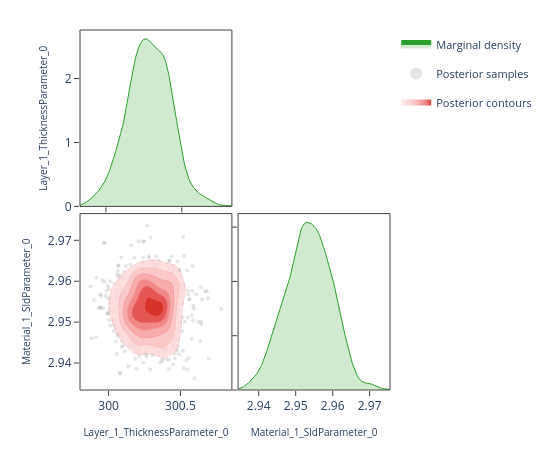

Write notebook code for a chart like this one.
### Code cell
# ---- Pairwise focus: thickness vs SLD ---------------------------------------
# A 2-parameter corner plot zooms in on the joint posterior for a specific
# pair.  This is the same view the EasyReflectometryApp's "2D Heatmap"
# sub-tab uses to inspect parameter degeneracies.


params_of_interest = ['Layer_1_ThicknessParameter_0', 'Material_1_SldParameter_0']
idx = [posterior.param_names.index(p) for p in params_of_interest]
subset_draws = np.asarray(posterior.draws)[:, idx]

fig = plot_corner(subset_draws, params_of_interest)
fig.show()

### Figure 1 — Plotly figure (JSON) as saved in the notebook; plotly's stock layout.template omitted (floating-point values rounded to 4 significant figures; data arrays with more than 128 entries replaced by an {"elided": "..."} marker saying what was removed)
{"data": [{"fill": "tozeroy", "fillcolor": "rgba(44, 160, 44, 0.22)", "hoverinfo": "skip", "legendgroup": "marginal", "line": {"color": "rgb(44, 160, 44)", "width": 1}, "mode": "lines", "name": "Marginal density", "showlegend": true, "type": "scatter", "x": {"elided": "256 float values"}, "xaxis": "x", "y": {"elided": "256 float values"}, "yaxis": "y"}, {"hoverinfo": "skip", "legendgroup": "scatter", "marker": {"color": "rgba(140, 140, 140, 0.22)", "size": 4}, "mode": "markers", "name": "Posterior samples", "showlegend": true, "type": "scatter", "x": {"elided": "800 float values"}, "xaxis": "x3", "y": {"elided": "800 float values"}, "yaxis": "y3", "zorder": 0}, {"colorscale": [[0.0, "rgba(255, 224, 224, 0.62)"], [0.35, "rgba(250, 188, 188, 0.70)"], [0.6, "rgba(245, 148, 148, 0.78)"], [0.82, "rgba(237, 104, 104, 0.84)"], [1.0, "rgba(215, 48, 39, 0.90)"]], "connectgaps": false, "contours": {"coloring": "fill", "end": 152.9, "showlabels": false, "showlines": false, "size": 24.14, "start": 32.19}, "hoverinfo": "skip", "legendgroup": "contour", "name": "Posterior contours", "showlegend": true, "showscale": false, "type": "contour", "x": [299.8, 299.8, 299.9, 299.9, 299.9, 299.9, 299.9, 299.9, 299.9, 299.9, 300.0, 300.0, 300.0, 300.0, 300.0, 300.0, 300.0, 300.0, 300.1, 300.1, 300.1, 300.1, 300.1, 300.1, 300.1, 300.1, 300.2, 300.2, 300.2, 300.2, 300.2, 300.2, 300.2, 300.2, 300.3, 300.3, 300.3, 300.3, 300.3, 300.3, 300.3, 300.3, 300.4, 300.4, 300.4, 300.4, 300.4, 300.4, 300.4, 300.4, 300.5, 300.5, 300.5, 300.5, 300.5, 300.5, 300.5, 300.6, 300.6, 300.6, 300.6, 300.6, 300.6, 300.6, 300.6, 300.7, 300.7, 300.7, 300.7, 300.7, 300.7, 300.7, 300.7, 300.8, 300.8, 300.8, 300.8, 300.8, 300.8, 300.8], "xaxis": "x3", "y": [2.934, 2.935, 2.935, 2.936, 2.937, 2.937, 2.938, 2.938, 2.939, 2.939, 2.94, 2.94, 2.941, 2.941, 2.942, 2.942, 2.943, 2.943, 2.944, 2.944, 2.945, 2.945, 2.946, 2.946, 2.947, 2.947, 2.948, 2.948, 2.949, 2.95, 2.95, 2.951, 2.951, 2.952, 2.952, 2.953, 2.953, 2.954, 2.954, 2.955, 2.955, 2.956, 2.956, 2.957, 2.957, 2.958, 2.958, 2.959, 2.959, 2.96, 2.96, 2.961, 2.961, 2.962, 2.963, 2.963, 2.964, 2.964, 2.965, 2.965, 2.966, 2.966, 2.967, 2.967, 2.968, 2.968, 2.969, 2.969, 2.97, 2.97, 2.971, 2.971, 2.972, 2.972, 2.973, 2.973, 2.974, 2.974, 2.975, 2.976], "yaxis": "y3", "z": {"elided": "80x80 float values"}, "zmax": 152.9, "zmin": 32.19, "zorder": 1}, {"colorscale": [[0.0, "rgba(250, 188, 188, 0.94)"], [0.35, "rgba(250, 188, 188, 0.94)"], [0.35, "rgba(245, 148, 148, 0.95)"], [0.6, "rgba(245, 148, 148, 0.95)"], [0.6, "rgba(237, 104, 104, 0.96)"], [0.82, "rgba(237, 104, 104, 0.96)"], [0.82, "rgba(215, 48, 39, 0.98)"], [1.0, "rgba(215, 48, 39, 0.98)"]], "contours": {"coloring": "lines", "end": 152.9, "showlabels": false, "size": 24.14, "start": 32.19}, "hoverinfo": "skip", "legendgroup": "contour", "line": {"width": 0.9}, "showlegend": false, "showscale": false, "type": "contour", "x": [299.8, 299.8, 299.9, 299.9, 299.9, 299.9, 299.9, 299.9, 299.9, 299.9, 300.0, 300.0, 300.0, 300.0, 300.0, 300.0, 300.0, 300.0, 300.1, 300.1, 300.1, 300.1, 300.1, 300.1, 300.1, 300.1, 300.2, 300.2, 300.2, 300.2, 300.2, 300.2, 300.2, 300.2, 300.3, 300.3, 300.3, 300.3, 300.3, 300.3, 300.3, 300.3, 300.4, 300.4, 300.4, 300.4, 300.4, 300.4, 300.4, 300.4, 300.5, 300.5, 300.5, 300.5, 300.5, 300.5, 300.5, 300.6, 300.6, 300.6, 300.6, 300.6, 300.6, 300.6, 300.6, 300.7, 300.7, 300.7, 300.7, 300.7, 300.7, 300.7, 300.7, 300.8, 300.8, 300.8, 300.8, 300.8, 300.8, 300.8], "xaxis": "x3", "y": [2.934, 2.935, 2.935, 2.936, 2.937, 2.937, 2.938, 2.938, 2.939, 2.939, 2.94, 2.94, 2.941, 2.941, 2.942, 2.942, 2.943, 2.943, 2.944, 2.944, 2.945, 2.945, 2.946, 2.946, 2.947, 2.947, 2.948, 2.948, 2.949, 2.95, 2.95, 2.951, 2.951, 2.952, 2.952, 2.953, 2.953, 2.954, 2.954, 2.955, 2.955, 2.956, 2.956, 2.957, 2.957, 2.958, 2.958, 2.959, 2.959, 2.96, 2.96, 2.961, 2.961, 2.962, 2.963, 2.963, 2.964, 2.964, 2.965, 2.965, 2.966, 2.966, 2.967, 2.967, 2.968, 2.968, 2.969, 2.969, 2.97, 2.97, 2.971, 2.971, 2.972, 2.972, 2.973, 2.973, 2.974, 2.974, 2.975, 2.976], "yaxis": "y3", "z": {"elided": "80x80 float values"}, "zmax": 152.9, "zmin": 32.19, "zorder": 2}, {"fill": "tozeroy", "fillcolor": "rgba(44, 160, 44, 0.22)", "hoverinfo": "skip", "legendgroup": "marginal", "line": {"color": "rgb(44, 160, 44)", "width": 1}, "mode": "lines", "name": "Marginal density", "showlegend": false, "type": "scatter", "x": {"elided": "256 float values"}, "xaxis": "x4", "y": {"elided": "256 float values"}, "yaxis": "y4"}], "layout": {"height": 450, "legend": {"font": {"size": 11}, "itemsizing": "constant", "orientation": "v", "x": 1.02, "xanchor": "left", "y": 1.0, "yanchor": "top"}, "margin": {"b": 60, "l": 80, "r": 160, "t": 30}, "plot_bgcolor": "white", "shapes": [{"fillcolor": "rgba(0,0,0,0)", "layer": "above", "line": {"color": "#444", "width": 1}, "type": "rect", "x0": 0, "x1": 1, "xref": "x domain", "y0": 0, "y1": 1, "yref": "y domain"}, {"fillcolor": "rgba(0,0,0,0)", "layer": "above", "line": {"color": "#444", "width": 1}, "type": "rect", "x0": 0, "x1": 1, "xref": "x3 domain", "y0": 0, "y1": 1, "yref": "y3 domain"}, {"fillcolor": "rgba(0,0,0,0)", "layer": "above", "line": {"color": "#444", "width": 1}, "type": "rect", "x0": 0, "x1": 1, "xref": "x4 domain", "y0": 0, "y1": 1, "yref": "y4 domain"}], "showlegend": true, "width": 550, "xaxis": {"anchor": "y", "domain": [0.0, 0.49], "showgrid": false, "showticklabels": false, "ticks": "outside", "zeroline": false}, "xaxis2": {"anchor": "y2", "domain": [0.51, 1.0], "showgrid": false, "ticks": "outside", "visible": false, "zeroline": false}, "xaxis3": {"anchor": "y3", "domain": [0.0, 0.49], "showgrid": false, "ticks": "outside", "title": {"font": {"size": 10}, "text": "Layer_1_ThicknessParameter_0"}, "zeroline": false}, "xaxis4": {"anchor": "y4", "domain": [0.51, 1.0], "showgrid": false, "ticks": "outside", "title": {"font": {"size": 10}, "text": "Material_1_SldParameter_0"}, "zeroline": false}, "yaxis": {"anchor": "x", "domain": [0.51, 1.0], "showgrid": false, "ticks": "outside", "title": {"font": {"size": 10}, "text": "Layer_1_ThicknessParameter_0"}, "zeroline": false}, "yaxis2": {"anchor": "x2", "domain": [0.51, 1.0], "showgrid": false, "ticks": "outside", "visible": false, "zeroline": false}, "yaxis3": {"anchor": "x3", "domain": [0.0, 0.49], "showgrid": false, "ticks": "outside", "title": {"font": {"size": 10}, "text": "Material_1_SldParameter_0"}, "zeroline": false}, "yaxis4": {"anchor": "x4", "domain": [0.0, 0.49], "showgrid": false, "showticklabels": false, "ticks": "outside", "zeroline": false}}}
